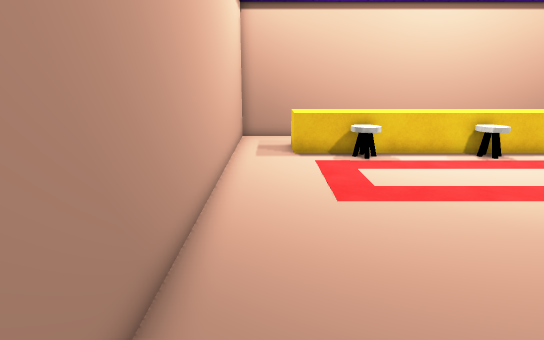
[1] (above)

13 first-person views from a walk through a 3-D level made in the Unity game engine. The camera is 1.5 m above the floor, tilts 14° down and sees 75° across. The floor is counted in squares, 0.5 m on a side. Each view is taken from the middle of a square. On the plan, view 1 faces up. The plan holds only what a view shows up to about 20 squares ahead; the rest is blank. The place goes on beyond the plan. Some animated figures are not drawn. Some surface patterns are stand-ins.

[2]
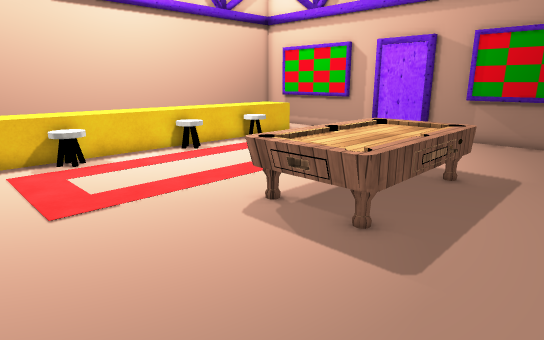

[3]
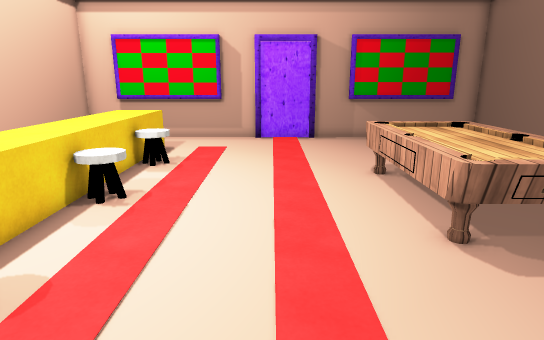

[4]
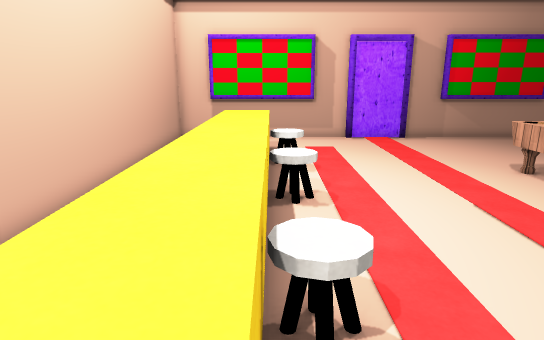

[5]
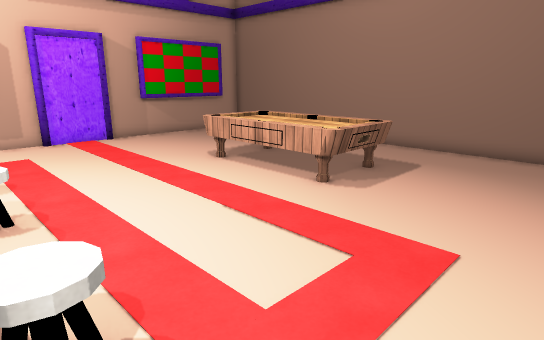

[6]
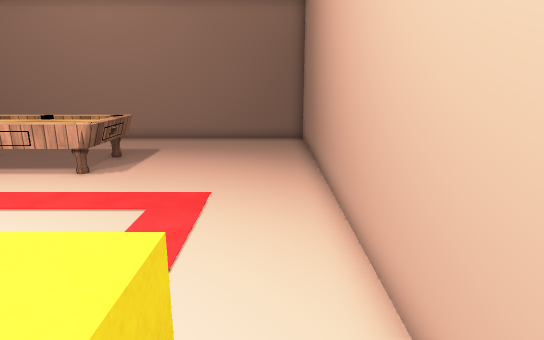

[7]
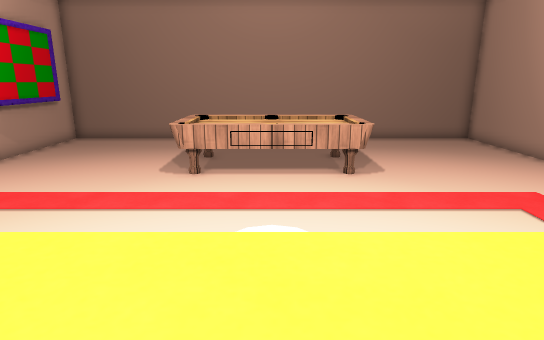

[8]
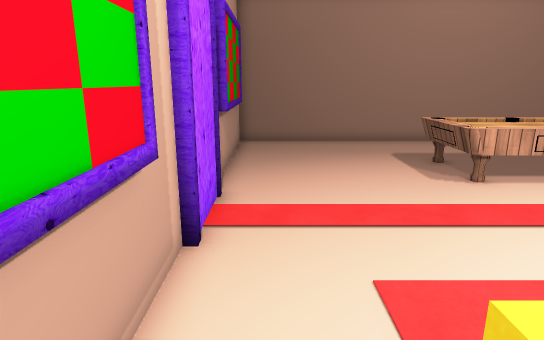

[9]
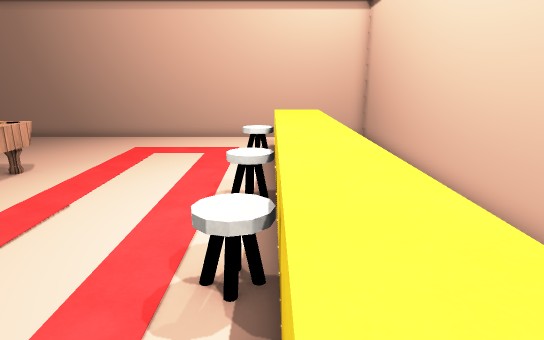

[10]
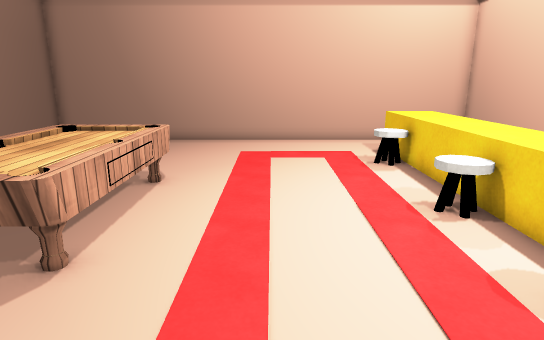

[11]
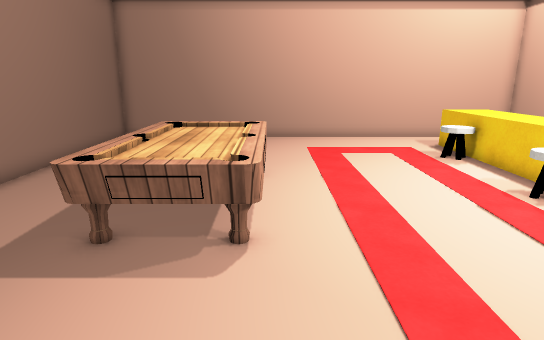

[12]
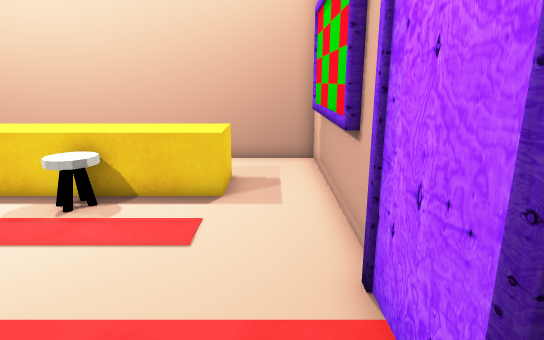

[13]
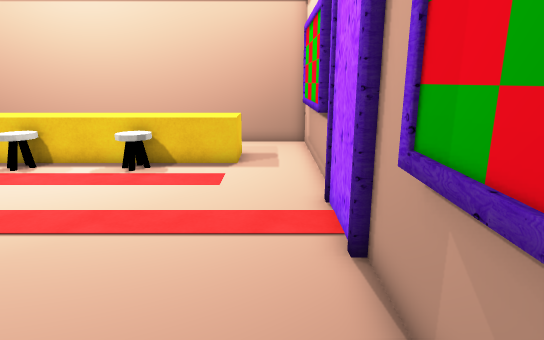

### Floor plan
Key: @ floor where view 1 was taken; # wall or solid block; . floor; = window, fence, low wall or low ledge; ^ raised ledge; T table.
Columns run from 2 left of view 1 to 20 right of it. Each row starts with its distance up from view 1.
 20 #######################
 19 #...               ...#
 18 #...       .       ..##
 17 #..^^^^^^^^^^^^^^^^..##
 16 #..^^^^^^^^^^^^^^^^..#
 15 #..^^^^^^^^^^^^^^^^..#
 14 #....=^....^..=^=....##
 13 #....................##
 12 #.....................#
 11 #....................##
 10 #....................##
  9 #....................##
  8 #....................##
  7 #.......TTTTTTT.......#
  6 #.......TTTTTTT.......#
  5 #.......TTTTTTT......##
  4 #.......TTTTTTT......##
  3 #.......TTTTTTT......#
  2 #....................##
  1 #....................##
  0 #.@...................#
 -1 #######################

Where each view was taken, in squares from view 1:
view 1: 0 up, 0 right, facing up
view 2: 0 up, 0 right, facing up-right
view 3: 10 up, 0 right, facing right
view 4: 15 up, 0 right, facing right
view 5: 15 up, 0 right, facing down-right
view 6: 18 up, 0 right, facing down
view 7: 18 up, 9 right, facing down
view 8: 17 up, 18 right, facing down
view 9: 15 up, 18 right, facing left
view 10: 10 up, 17 right, facing left
view 11: 7 up, 18 right, facing left
view 12: 6 up, 18 right, facing up
view 13: 2 up, 18 right, facing up
